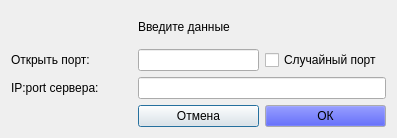
<?xml version="1.0" encoding="UTF-8"?>
<ui version="4.0">
 <class>Dialog</class>
 <widget class="QDialog" name="Dialog">
  <property name="geometry">
   <rect>
    <x>0</x>
    <y>0</y>
    <width>397</width>
    <height>138</height>
   </rect>
  </property>
  <property name="windowTitle">
   <string>Dialog</string>
  </property>
  <layout class="QGridLayout" name="gridLayout">
   <item row="4" column="1" colspan="2">
    <layout class="QHBoxLayout" name="horizontalLayout" stretch="4">
     <item>
      <widget class="QLineEdit" name="ip_port_edit"/>
     </item>
    </layout>
   </item>
   <item row="4" column="0">
    <widget class="QLabel" name="label_ip_port">
     <property name="text">
      <string>IP:port сервера:</string>
     </property>
    </widget>
   </item>
   <item row="3" column="2">
    <widget class="QCheckBox" name="random_port_checkBox">
     <property name="text">
      <string>Случайный порт</string>
     </property>
    </widget>
   </item>
   <item row="0" column="1">
    <widget class="QLabel" name="heading_label">
     <property name="palette">
      <palette>
       <active>
        <colorrole role="Button">
         <brush brushstyle="SolidPattern">
          <color alpha="255">
           <red>0</red>
           <green>248</green>
           <blue>59</blue>
          </color>
         </brush>
        </colorrole>
       </active>
       <inactive>
        <colorrole role="Button">
         <brush brushstyle="SolidPattern">
          <color alpha="255">
           <red>0</red>
           <green>248</green>
           <blue>59</blue>
          </color>
         </brush>
        </colorrole>
       </inactive>
       <disabled>
        <colorrole role="Button">
         <brush brushstyle="SolidPattern">
          <color alpha="255">
           <red>0</red>
           <green>248</green>
           <blue>59</blue>
          </color>
         </brush>
        </colorrole>
       </disabled>
      </palette>
     </property>
     <property name="text">
      <string>Введите данные</string>
     </property>
    </widget>
   </item>
   <item row="3" column="1">
    <widget class="QLineEdit" name="port_edit">
     <property name="enabled">
      <bool>true</bool>
     </property>
     <property name="sizePolicy">
      <sizepolicy hsizetype="Minimum" vsizetype="Fixed">
       <horstretch>0</horstretch>
       <verstretch>0</verstretch>
      </sizepolicy>
     </property>
    </widget>
   </item>
   <item row="3" column="0">
    <widget class="QLabel" name="label_port">
     <property name="text">
      <string>Открыть порт:</string>
     </property>
    </widget>
   </item>
   <item row="5" column="1">
    <widget class="QPushButton" name="button_cancel">
     <property name="text">
      <string>Отмена</string>
     </property>
    </widget>
   </item>
   <item row="5" column="2">
    <widget class="QPushButton" name="button_ok">
     <property name="palette">
      <palette>
       <active>
        <colorrole role="Button">
         <brush brushstyle="SolidPattern">
          <color alpha="255">
           <red>0</red>
           <green>13</green>
           <blue>255</blue>
          </color>
         </brush>
        </colorrole>
       </active>
       <inactive>
        <colorrole role="Button">
         <brush brushstyle="SolidPattern">
          <color alpha="255">
           <red>0</red>
           <green>13</green>
           <blue>255</blue>
          </color>
         </brush>
        </colorrole>
       </inactive>
       <disabled>
        <colorrole role="Button">
         <brush brushstyle="SolidPattern">
          <color alpha="255">
           <red>0</red>
           <green>13</green>
           <blue>255</blue>
          </color>
         </brush>
        </colorrole>
       </disabled>
      </palette>
     </property>
     <property name="text">
      <string>ОК</string>
     </property>
    </widget>
   </item>
  </layout>
 </widget>
 <resources/>
 <connections/>
</ui>
